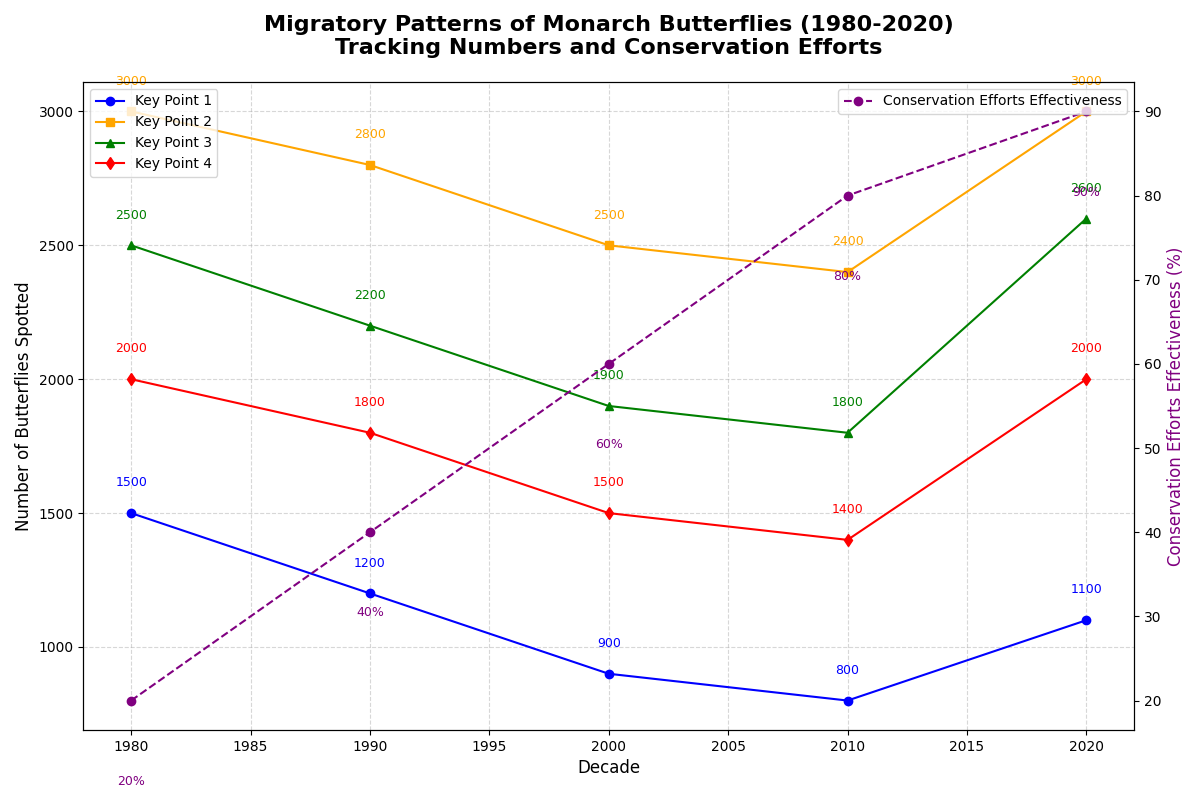

The Python source for this figure:
import matplotlib.pyplot as plt
import numpy as np

# Backstory:
# Imagine a research study on Migratory Patterns of Monarch Butterflies over several decades.
# Data simulates the number of butterflies spotted at key points along their migration route.
# This script visualizes trends with a focus on conservation efforts' impacts over time.

# Decades
decades = np.array([1980, 1990, 2000, 2010, 2020])

# Number of butterflies spotted at four different key points (location indices: 1-4)
# (These numbers are invented for demonstration purposes):
key_point_1 = np.array([1500, 1200, 900, 800, 1100])
key_point_2 = np.array([3000, 2800, 2500, 2400, 3000])
key_point_3 = np.array([2500, 2200, 1900, 1800, 2600])
key_point_4 = np.array([2000, 1800, 1500, 1400, 2000])

# Conservation efforts effectiveness markers (inverted scale to show impact reduction over time)
conservation_efforts = np.array([20, 40, 60, 80, 90])

# Create subplots
fig, ax = plt.subplots(figsize=(12, 8))

# Plot the number of butterflies at each key point
ax.plot(decades, key_point_1, 'o-', label='Key Point 1', color='blue')
ax.plot(decades, key_point_2, 's-', label='Key Point 2', color='orange')
ax.plot(decades, key_point_3, '^-', label='Key Point 3', color='green')
ax.plot(decades, key_point_4, 'd-', label='Key Point 4', color='red')

# Twin axes for conservation efforts
ax2 = ax.twinx()
ax2.plot(decades, conservation_efforts, 'o--', color='purple', label='Conservation Efforts Effectiveness')

# Titles and labels
ax.set_title('Migratory Patterns of Monarch Butterflies (1980-2020)\nTracking Numbers and Conservation Efforts', fontsize=16, fontweight='bold', pad=20)
ax.set_xlabel('Decade', fontsize=12)
ax.set_ylabel('Number of Butterflies Spotted', fontsize=12)
ax2.set_ylabel('Conservation Efforts Effectiveness (%)', fontsize=12, color='purple')

# Legend and grid
ax.legend(loc='upper left', fontsize=10)
ax2.legend(loc='upper right', fontsize=10)
ax.grid(True, linestyle='--', alpha=0.5)

# Annotate significant points
for decade, kp1, kp2, kp3, kp4 in zip(decades, key_point_1, key_point_2, key_point_3, key_point_4):
    ax.text(decade, kp1 + 100, f'{kp1}', ha='center', fontsize=9, color='blue')
    ax.text(decade, kp2 + 100, f'{kp2}', ha='center', fontsize=9, color='orange')
    ax.text(decade, kp3 + 100, f'{kp3}', ha='center', fontsize=9, color='green')
    ax.text(decade, kp4 + 100, f'{kp4}', ha='center', fontsize=9, color='red')

for decade, ce in zip(decades, conservation_efforts):
    ax2.text(decade, ce - 10, f'{ce}%', ha='center', fontsize=9, color='purple')

# Use tight layout to prevent overlap
plt.tight_layout()

# Show plot
plt.show()
